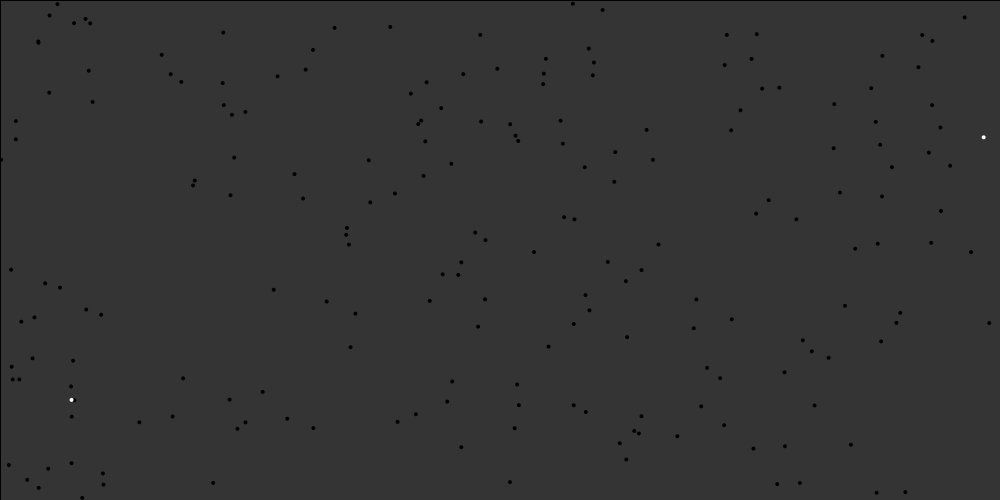
Frame 1 (no input)
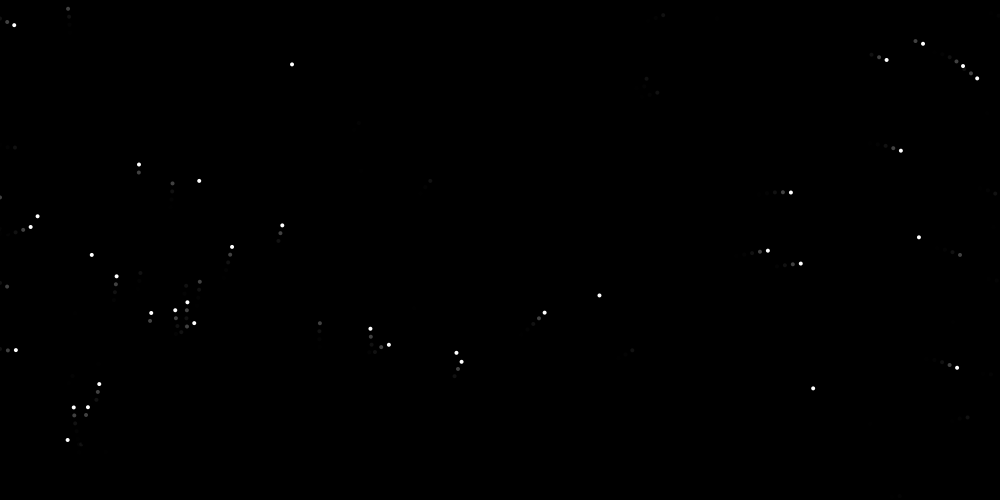
Frame 60 (the mouse pressed at the canvas centre just before this capture)
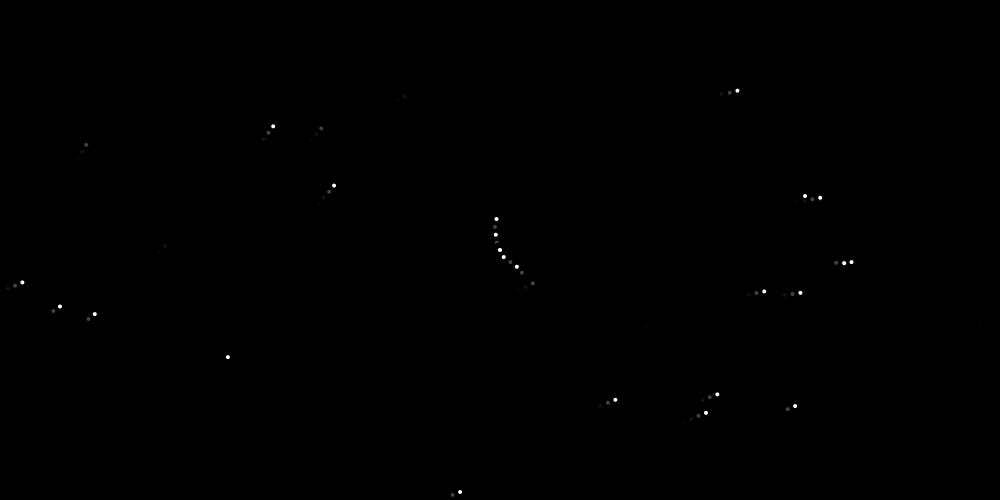
Frame 120 (the mouse held since frame 60 and released just before this capture)

The Processing sketch that drew these frames (run headless with seeded random() and noise(); from frame 60 on, the mouse is pressed at the canvas centre):

// Processing sketch: processing_128903
// ── processing_128903.pde

// made by: Abel Jansma
// abel_jansma (at) hotmail (dot) com

//This code simulates the emergent behaviour of firefly-synchronisation.
//It uses a flowfield based off of 'the nature of code' by Daniel Shiffman.
//
//Each firefly has a period, which is the same for all, and a phase, which differs at first.
//Each firefly looks for other firing fireflies and adjusts it's phase accordingly, 
//by adding a certain amount to it's phase, thus firing more quickly that period.
//
//After enough cycles, synchronised pulses emerge, and waves become visible.
//Clicking with the mouse adds more fireflies.

ArrayList<Blinker> blinkers = new ArrayList<Blinker>();
float tOff = 0;
int period = 40;
int blinkNum = 200;
Grid flowfield = new Grid();

void setup() {
  size(1000, 500);
  smooth();
  frameRate(30);


  // blinkNum fireflies are created, with random position and phase (count)
  for (int i = 0; i<=blinkNum; i++) {
    PVector pos = new PVector(random(0, width), random(0, height));
    float count = random(0, period);
    blinkers.add(new Blinker(period, count, pos));
  }
}



void draw() {
  // a rectangle is drawn with opacity<255, so trails form behind the fireflies
  fill(0, 190);
  rect(0, 0, width, height);

  // a time-dependent flowfield is generated
  flowfield = new Grid();
  flowfield.update();
  
  // clicking adds fireflies
  if (mousePressed) {
    blinkers.add(new Blinker(period, period, new PVector(mouseX, mouseY)));
  }


  for (Blinker blinky: blinkers) {

    blinky.update(blinkers, flowfield);
    blinky.display();
  }
}


class Blinker {

  int period;      // the same for all fireflies
  float count;     // determines the phase
  PVector loc;     // firefly's location
  int state;       // state; either 0 or 1, off or on
  int duration = 5;// how many frames a pulse lasts
  float sensitivity = 0.1; // this is the variable that most determines the synchronisation-behaviour

  PVector vel = new PVector();
  PVector acc = new PVector();

  Blinker(int Period, float Count, PVector location) {

    period = Period;
    count = Count;
    loc = location;
  }


  void update(ArrayList<Blinker> Blinkers, Grid flowfield) {

    // count keeps track of the cycle, increases every frame
    count += 1;

    loc.add(vel);
    // look what flowfield-vector to listen to
    acc = flowfield.returnVec(loc);
    // weigh that vector by an arbitrary amount to make it look more dynamic
    acc.mult(random(0.1, 3.5));


    // boost is used to add the influence of other fireflies
    // every flash by another firedly adds a bit to the phase, 
    // making the current one fire more quickly
    float boost = 0;

    for (Blinker other: blinkers) {
      // for every other firefly that is on:
      if (other.getState() == 1 && other.getLoc() != loc) {
        PVector dVec = PVector.sub(loc, other.getLoc());
        float dist = dVec.mag();
        // in 3 dimensions, light falls off with 1/r^2,
        // so the influence is scaled accordingly
        float scale = float(width)/(dist*dist);


        boost += sensitivity*scale;

        // if the firefly is just behind the rest, boost is positive
        // if the firefly is just ahead of the rest, boost is negative

          if (count < period/2.0) {
          boost *= -1;
        }

        // a force to make sure the fireflies don't pile up,
        // I find this tends to happen with flowfields
        if (dist < 10) {
          dVec.mult(10/dist);
          acc.add(dVec);
        }
      }
    }

    vel.add(acc);
    acc.mult(0);
    vel.limit(8);

    // if the boost makes the phase bigger that the period, 
    // adding extra phase stops when count = period

    if (count + boost > period) {
      // I don't know why this piece of ugly code is necessary, 
      // but count = period doesn't work...
      while (count<=period) {
        count +=.1;
      }
    }
    // otherwise; add the extra phase
    else {
      count += boost;
    }

    // during the time between the count reaching period 
    // and count reaching period+duration, state = 1, firefly lights up
    if (count >= period && count <= (period + duration)) {
      state = 1;
    }
    else {
      if (state == 1) {
        count = 0;
      }
      state = 0;
    }
    wrapEdges();
  }


  void display() {
    // state off: firefly black, state on: white
    if (state == 0) {
      fill(0);
    }
    if (state == 1) {
      fill(255);
    }
    noStroke();
    ellipse(loc.x, loc.y, 4, 4);
  }


  // function to create torus-like world
  void wrapEdges() {

    if (loc.x<=0) {
      loc.x = width;
    }
    if (loc.x>width) {
      loc.x = 0;
    }
    if (loc.y<=0) {
      loc.y = height;
    }
    if (loc.y>height) {
      loc.y = 0;
    }
  }



  PVector getLoc() {
    return loc;
  }

  int getState() {
    return state;
  }
}


// I copied this code from something I made a while ago
// It is based off of Daniel Shiffman's book 'the nature of code'
// I highly recommend the book



class Grid {
  int res = 100;
  int rows = height/res + 1;
  int cols = width/res + 1;
  PVector[][] grid;


  Grid() {

    grid = new PVector[cols][rows];
    float xOff = 0;
    for (int i = 0; i < cols; i++) {
      float yOff = 0;
      for (int j = 0; j < rows; j++) {
        float theta = map(noise(xOff, yOff, tOff), 0, 1, -PI, PI);
        grid[i][j] = new PVector(cos(theta), sin(theta));
        yOff += 0.1;
      }
      xOff += 0.1;
    }
  }

  PVector returnVec(PVector location) {
    int x = int(constrain(location.x/res, 0, cols-1));
    int y = int(constrain(location.y/res, 0, rows-1));
    return grid[x][y].get();
  }


  void drawvec(PVector vec, int x, int y) {

    pushMatrix();
    translate(x, y);
    rotate(vec.heading());
    stroke(255);
    line(0, 0, 10, 0);
    popMatrix();
  }
  void update() {
    
    // uncomment to display flowfield
//        for (int i = 0; i < cols; i++) {
//          for (int j = 0; j < rows; j++) {
//            drawvec(grid[i][j], i*res, j*res);
//          }
//        }
    
    tOff+= 0.1;
  }
}
